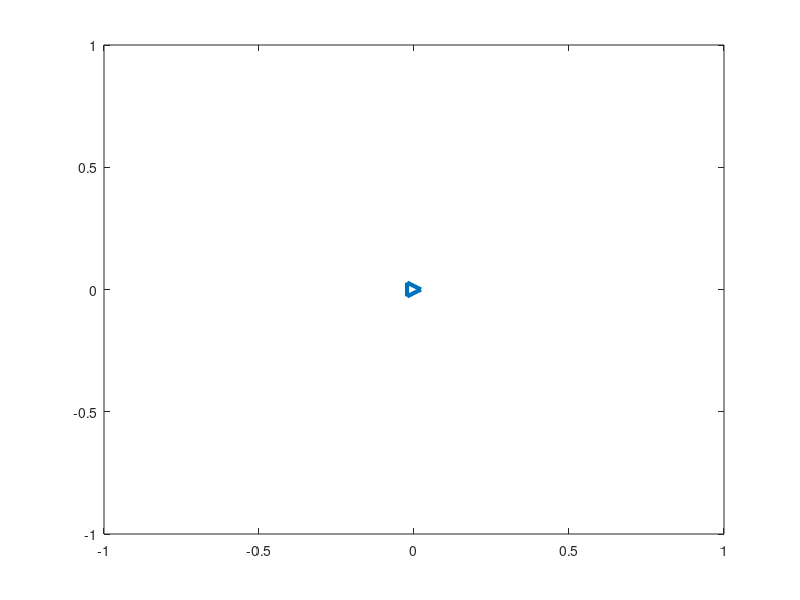

Source code (MATLAB): (Note: this script raises an error after producing the figure.)
function plotLIDARframe()
xlabel('X [m]')
ylabel('Y [m]')
plot(0,0,'>', 'MarkerSize',10, 'LineWidth',3)
plotHomLineWin( [1 0 0], 'k' );
plotHomLineWin( [0 1 0], 'k' );
end
